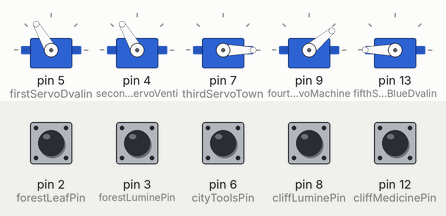
The sketch below on a simulated Arduino Uno, built with avr-gcc and run on an emulated ATmega328P. On the bench: 5 × servo. The inputs (shaded band) are chosen by the test bench; at power-on: pin 2 (forestLeafPin), pin 3 (forestLuminePin), pin 6 (cityToolsPin), pin 8 (cliffLuminePin), pin 12 (cliffMedicinePin) HIGH.

Above: at 1.2 s.
1.3 s: pin 2 (forestLeafPin) pulled LOW for 0.15 s
At 1.37 s:
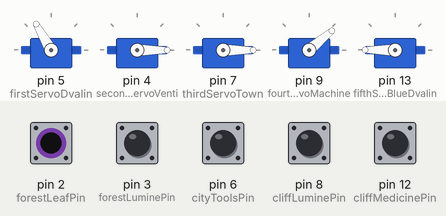
2.9 s: pin 3 (forestLuminePin) pulled LOW for 0.15 s
At 2.97 s:
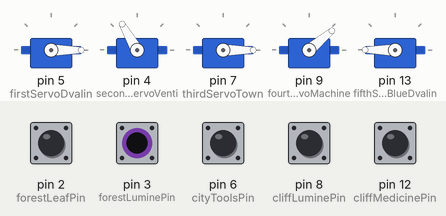
4.5 s: pin 6 (cityToolsPin) pulled LOW for 0.15 s
At 4.57 s:
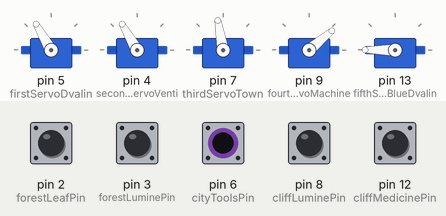
6.1 s: pin 8 (cliffLuminePin) pulled LOW for 0.15 s
At 6.17 s:
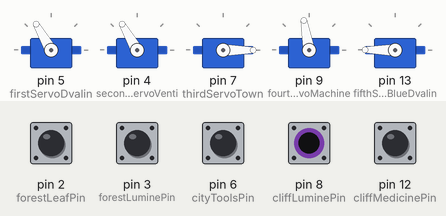
7.7 s: pin 12 (cliffMedicinePin) pulled LOW for 0.15 s
At 7.77 s:
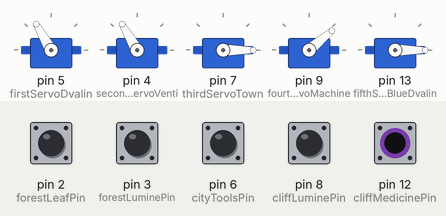
9.3 s: pin 2 (forestLeafPin) driven LOW and pin 3 (forestLuminePin) driven LOW
At 10.1 s:
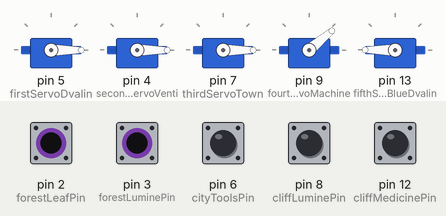
Timing chart, 0 to 11.8 s (numbered marks = the images above; inputs shaded):
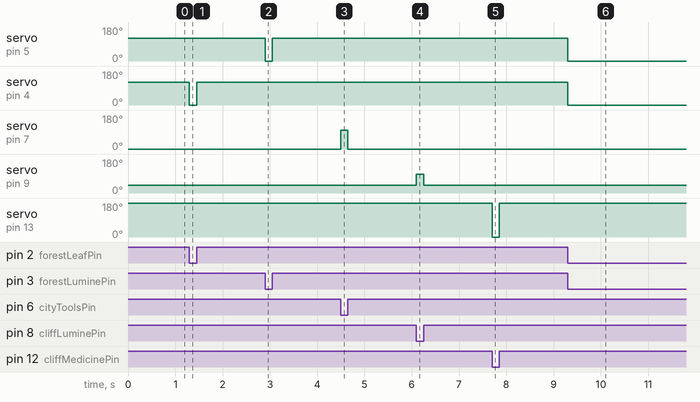

The sketch:

Genshin_Impact_Code.ino
```cpp
#include <Servo.h>

// Servo objects for the two servos
Servo forestDvalinServo, forestVentiServo, cityTownServo, cliffMachineServo, cliffDvalinServo;

// Digital Pins for Servos
const int firstServoDvalin = 5; // Pin for the first servo (first Dvalin in forest)
const int secondServoVenti = 4; // Pin for the second servo (first Venti in forest)
const int thirdServoTown = 7; // Pin for the third servo (Townspeople in city)
const int fourthServoMachine = 9; // Pin for the fourth servo (Machine in cliff)
const int fifthServoBlueDvalin = 13; // Pin for the fifth servo (Blue Dvalin in cliff)

// Button Pins
const int forestLuminePin = 3; // Pin for the first button (first Lumine in forest)
const int forestLeafPin = 2;  // Pin for the second button (first Venti in forest)
const int cityToolsPin= 6; // Pin for the third button (Toolbox in city)
const int cliffLuminePin = 8; // Pin for the fourth button (second Lumine in cliff)
const int cliffMedicinePin = 12; // Pin for the fifth button (Medicine in cliff)


// Setup function
void setup()
{
  // Attach servos to their respective pins
  forestDvalinServo.attach(firstServoDvalin);
  forestDvalinServo.write(0);
  forestVentiServo.attach(secondServoVenti);
  forestVentiServo.write(0);
  cityTownServo.attach(thirdServoTown);
  cityTownServo.write(0);
  cliffMachineServo.attach(fourthServoMachine);
  cliffMachineServo.write(30);
  cliffDvalinServo.attach(fifthServoBlueDvalin);
  cliffDvalinServo.write(0);

  // Configure button pins as input with pull-up resistors
  pinMode(forestLuminePin, INPUT_PULLUP);
  pinMode(forestLeafPin, INPUT_PULLUP);
  pinMode(cityToolsPin, INPUT_PULLUP);
  pinMode(cliffLuminePin, INPUT_PULLUP);
  pinMode(cliffMedicinePin, INPUT_PULLUP);


  // Initialize serial communication for debugging
  Serial.begin(9600);
}

// Loop function
void loop()
{
 // Read the state of the buttons
 int buttonState1 = digitalRead(forestLuminePin);
 int buttonState2 = digitalRead(forestLeafPin);
 int buttonState3 = digitalRead(cityToolsPin);
 int buttonState4 = digitalRead(cliffLuminePin);
 int buttonState5 = digitalRead(cliffMedicinePin);


 // Control the first servo
 if(buttonState1 == LOW)
 {
   forestDvalinServo.write(0);
 }


 if(buttonState1 == HIGH)
 {
   forestDvalinServo.write(120);
 }

// Control the second servo
 if(buttonState2 == LOW)
 {
   forestVentiServo.write(0);
 }


 if(buttonState2 == HIGH)
 {
   forestVentiServo.write(120);
 }

// Control the third servo
 if(buttonState3 == LOW)
 {
  cityTownServo.write(100);
 }

 if(buttonState3 == HIGH)
 {
  cityTownServo.write(0);
 }

 //Control the fourth servo
 if(buttonState4 == LOW)
 {
  cliffMachineServo.write(100);
 }

 if(buttonState4 == HIGH)
 {
  cliffMachineServo.write(40);
 }

 // Control the fifth servo
if(buttonState5 == LOW)
{
  cliffDvalinServo.write(0);
}

if(buttonState5 == HIGH)
{
  cliffDvalinServo.write(180);
}
}
```

Measured:
- after the input at 1.3 s, servo on pin 4 (secondServoVenti): 120° → 0° at once, → 120° 0.15 s later
- after the input at 2.9 s, servo on pin 5 (firstServoDvalin): 120° → 0° at once, → 120° 0.15 s later
- after the input at 4.5 s, servo on pin 7 (thirdServoTown): 0° → 100° at once, → 0° 0.15 s later
- after the input at 6.1 s, servo on pin 9 (fourthServoMachine): 40° → 100° at once, → 40° 0.15 s later
- after the input at 7.7 s, servo on pin 13 (fifthServoBlueDvalin): 180° → 0° at once, → 180° 0.15 s later
- after the input at 9.3 s, servo on pin 5 (firstServoDvalin), servo on pin 4 (secondServoVenti): 120° → 0° at once
